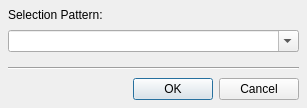
<?xml version="1.0" encoding="UTF-8"?>
<ui version="4.0">
 <class>SelectFilesDialog</class>
 <widget class="QDialog" name="SelectFilesDialog">
  <property name="geometry">
   <rect>
    <x>0</x>
    <y>0</y>
    <width>307</width>
    <height>108</height>
   </rect>
  </property>
  <property name="minimumSize">
   <size>
    <width>0</width>
    <height>108</height>
   </size>
  </property>
  <property name="maximumSize">
   <size>
    <width>16777215</width>
    <height>108</height>
   </size>
  </property>
  <property name="windowTitle">
   <string>Select Files</string>
  </property>
  <layout class="QGridLayout" name="gridLayout">
   <property name="leftMargin">
    <number>8</number>
   </property>
   <property name="topMargin">
    <number>8</number>
   </property>
   <property name="rightMargin">
    <number>8</number>
   </property>
   <property name="bottomMargin">
    <number>8</number>
   </property>
   <property name="spacing">
    <number>8</number>
   </property>
   <item row="0" column="0">
    <widget class="QLabel" name="label">
     <property name="text">
      <string>Selection Pattern:</string>
     </property>
    </widget>
   </item>
   <item row="1" column="0" colspan="3">
    <widget class="QComboBox" name="selectionPatternCombo">
     <property name="sizePolicy">
      <sizepolicy hsizetype="MinimumExpanding" vsizetype="Fixed">
       <horstretch>0</horstretch>
       <verstretch>0</verstretch>
      </sizepolicy>
     </property>
     <property name="editable">
      <bool>true</bool>
     </property>
    </widget>
   </item>
   <item row="2" column="1">
    <spacer name="verticalSpacer">
     <property name="orientation">
      <enum>Qt::Vertical</enum>
     </property>
     <property name="sizeHint" stdset="0">
      <size>
       <width>10</width>
       <height>0</height>
      </size>
     </property>
    </spacer>
   </item>
   <item row="3" column="0" colspan="3">
    <widget class="Line" name="line">
     <property name="orientation">
      <enum>Qt::Horizontal</enum>
     </property>
    </widget>
   </item>
   <item row="4" column="2">
    <widget class="QDialogButtonBox" name="buttonBox">
     <property name="orientation">
      <enum>Qt::Horizontal</enum>
     </property>
     <property name="standardButtons">
      <set>QDialogButtonBox::Cancel|QDialogButtonBox::Ok</set>
     </property>
    </widget>
   </item>
  </layout>
 </widget>
 <resources/>
 <connections>
  <connection>
   <sender>buttonBox</sender>
   <signal>accepted()</signal>
   <receiver>SelectFilesDialog</receiver>
   <slot>accept()</slot>
   <hints>
    <hint type="sourcelabel">
     <x>248</x>
     <y>254</y>
    </hint>
    <hint type="destinationlabel">
     <x>157</x>
     <y>274</y>
    </hint>
   </hints>
  </connection>
  <connection>
   <sender>buttonBox</sender>
   <signal>rejected()</signal>
   <receiver>SelectFilesDialog</receiver>
   <slot>reject()</slot>
   <hints>
    <hint type="sourcelabel">
     <x>316</x>
     <y>260</y>
    </hint>
    <hint type="destinationlabel">
     <x>286</x>
     <y>274</y>
    </hint>
   </hints>
  </connection>
 </connections>
</ui>
